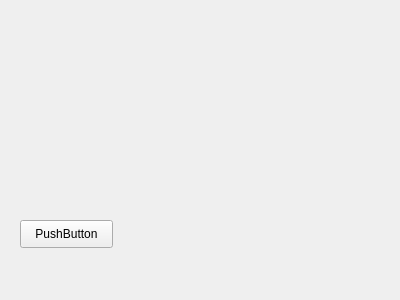
<?xml version="1.0" encoding="UTF-8"?>
<ui version="4.0">
 <class>Widget</class>
 <widget class="QWidget" name="Widget">
  <property name="geometry">
   <rect>
    <x>0</x>
    <y>0</y>
    <width>400</width>
    <height>300</height>
   </rect>
  </property>
  <property name="windowTitle">
   <string>Widget</string>
  </property>
  <widget class="QPushButton" name="pushButton">
   <property name="geometry">
    <rect>
     <x>20</x>
     <y>220</y>
     <width>93</width>
     <height>28</height>
    </rect>
   </property>
   <property name="text">
    <string>PushButton</string>
   </property>
  </widget>
 </widget>
 <layoutdefault spacing="6" margin="11"/>
 <resources/>
 <connections/>
</ui>
